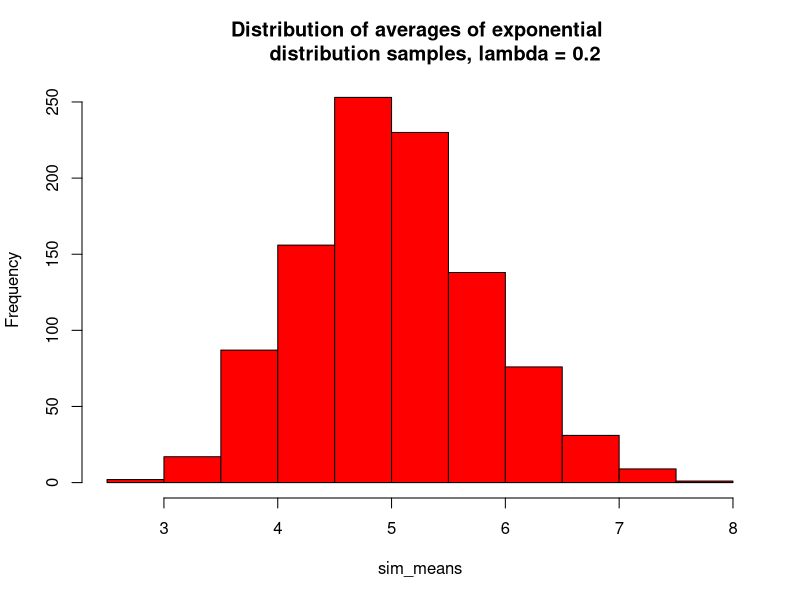
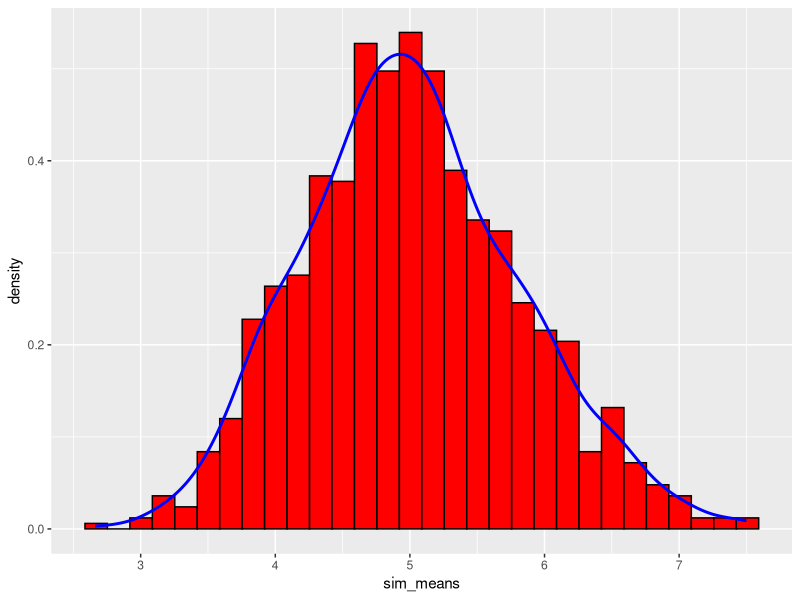
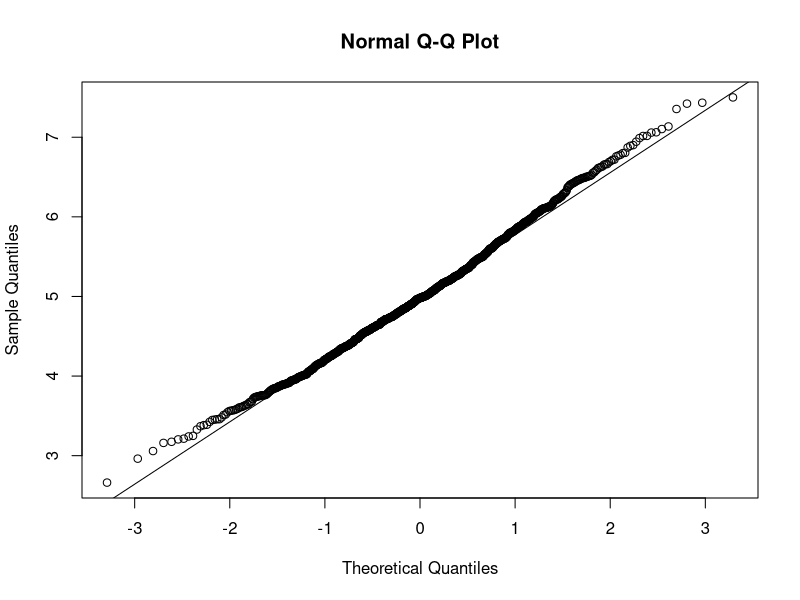

R code for these plots, in order:
## ---- chunk 1
nosim <- 1000
n <- 40
lambda <- 0.2
set.seed(8180)
#
#create nosim x n matrix to hold simulated random variables
simdata <- matrix(rexp(nosim * n, rate = lambda), nosim, n)
sim_means <- rowMeans(simdata)
## ---- chunk 2
#Plot distribution of simulation averages:
hist(sim_means, col = "red", main = "Distribution of averages of exponential 
     distribution samples, lambda = 0.2")
## ---- chunk 3
#create matrix to store simulated and theoretical means
df_summary <- data.frame(mean(sim_means), 1/lambda)
colnames(df_summary) <- c("simulated", "theoretical")
print(round(df_summary,3))
## ---- chunk 4
df_summary[2,] <- c(var(sim_means), (1/lambda)^2/n) 
rownames(df_summary) <- c("mean", "variance")
print(round(df_summary,3))
## ---- chunk 5
library(ggplot2)
sim_means_g <- data.frame(sim_means)
g <- ggplot(sim_means_g, aes(x=sim_means))
g <- g + geom_histogram(aes(y=..density..), col = "black", fill = "red")
g <- g + geom_density(col = "blue", size = 1)
print (g)
## ---- chunk 6
sim_CI <- mean(sim_means) + c(-1,1)*1.96*sd(sim_means)/sqrt(n)
theo_CI <- 1/lambda + c(-1,1)*1.96*((1/lambda^2)/n)/sqrt(n)
CI_summary <- data.frame(rbind(sim_CI, theo_CI), row.names = c("simulated", "theoretical"))
colnames(CI_summary) <- c("Lower Bound", "Upper Bound")
print(CI_summary)
## ---- chunk 7
#normal quintile plot
qqnorm(sim_means); qqline(sim_means)
